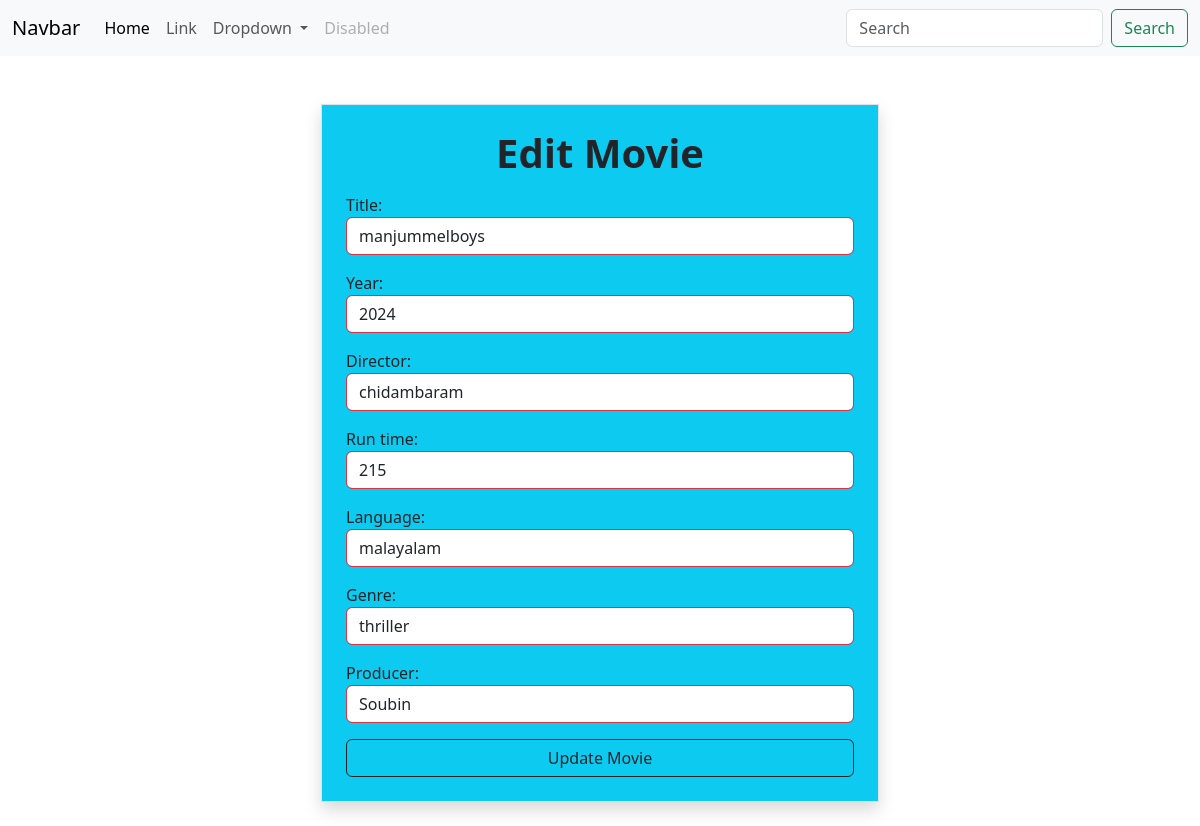
/movie/2/change/, run on the app's committed database.
### myapp/models.py (models this page shows, shortened)
class Movie(models.Model):
    title=models.CharField(max_length=200)
    year=models.CharField(max_length=200)
    director=models.CharField(max_length=200)
    run_time=models.PositiveIntegerField()
    language=models.CharField(max_length=200)
    genre=models.CharField(max_length=200)
    producer=models.CharField(max_length=200,null=True)

### myapp/views.py (the view, shortened to what this page needs)
# urls.py: path('movie/<int:pk>/change/',views.MovieUpdateView.as_view(),name="movie-edit"),
class MovieUpdateView(View):
    def get(self,request,*args,**kwargs):
        id=kwargs.get("pk")
        movie_object=Movie.objects.get(id=id)
        dictionary={
            "title":movie_object.title,
            "year":movie_object.year,
            "run_time":movie_object.run_time,
            "director":movie_object.director,
            "language":movie_object.language,
            "genre":movie_object.genre,
            "producer":movie_object.producer
        }
        form_instance=MovieForm(initial=dictionary)
        return render(request,"movie_edit.html",{"form":form_instance})

### myapp/forms.py
class MovieForm(forms.Form):
    title=forms.CharField(widget=forms.TextInput(attrs={"class":"form-control border border-danger"}))
    year=forms.CharField(widget=forms.TextInput(attrs={"class":"form-control border border-danger"}))
    director=forms.CharField(widget=forms.TextInput(attrs={"class":"form-control border border-danger"}))
    run_time=forms.IntegerField(widget=forms.NumberInput(attrs={"class":"form-control border border-danger"}))
    language=forms.CharField(widget=forms.TextInput(attrs={"class":"form-control border border-danger"}))
    genre=forms.CharField(widget=forms.TextInput(attrs={"class":"form-control border border-danger"}))
    producer=forms.CharField(widget=forms.TextInput(attrs={"class":"form-control border border-danger"}))

### myapp/templates/movie_edit.html (shortened to what this page needs)
{%extends 'base.html'%}
{%block main_block%}
<div class="container">
    <form action="" method="post" class="border shadow p-4 mt-5 w-50 mx-auto mb-4 bg-info">
        <h1 class="mb-3 text-center fw-bold">Edit Movie</h1>
        {{form.as_p}}
        <button type="submit" class="form-control w-100 btn btn-outline-dark">Update Movie</button>
    </form>
</div>
{%endblock%}

### data on the page
Movie: title "manjummelboys", year "2024", director "chidambaram", run_time "215", language "malayalam", genre "thriller", producer "Soubin"
